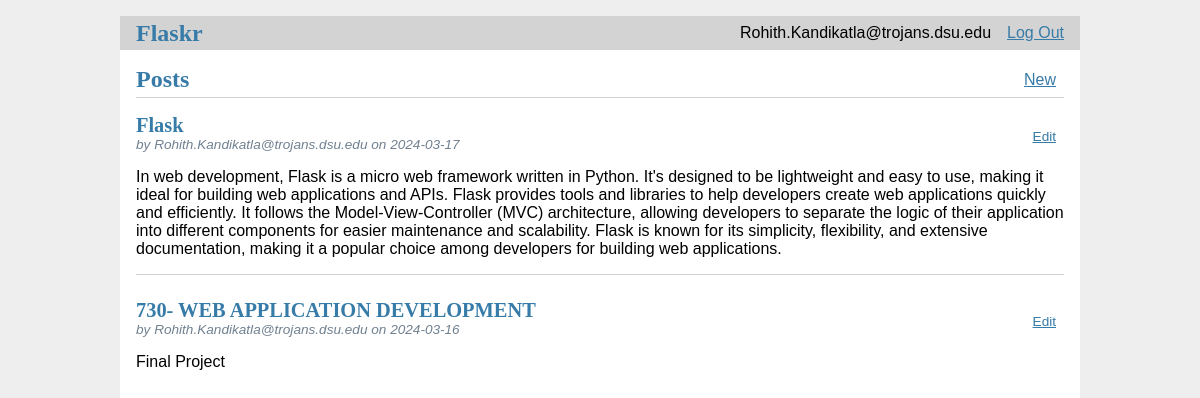
Screenshot of / (signed in) with the database file from the repository.
### tables this page shows
CREATE TABLE user (
  id INTEGER PRIMARY KEY AUTOINCREMENT,
  username TEXT UNIQUE NOT NULL,
  password TEXT NOT NULL
);

CREATE TABLE post (
  id INTEGER PRIMARY KEY AUTOINCREMENT,
  author_id INTEGER NOT NULL,
  created TIMESTAMP NOT NULL DEFAULT CURRENT_TIMESTAMP,
  title TEXT NOT NULL,
  body TEXT NOT NULL,
  FOREIGN KEY (author_id) REFERENCES user (id)
);

### flaskr/blog.py (the view)
@bp.route('/')
def index():
    db = get_db()
    posts = db.execute(
        'SELECT p.id, title, body, created, author_id, username'
        ' FROM post p JOIN user u ON p.author_id = u.id'
        ' ORDER BY created DESC'
    ).fetchall()
    return render_template('blog/index.html', posts=posts)

### flaskr/auth.py (called while the page is built)
@bp.before_app_request
def load_logged_in_user():
    user_id = session.get('user_id')
    if user_id is None:
        g.user = None
    else:
        g.user = get_db().execute(
            'SELECT * FROM user WHERE id = ?', (user_id,)
        ).fetchone()

### flaskr/db.py (called while the page is built)
def get_db():
    if 'db' not in g:
        g.db = sqlite3.connect(
            current_app.config['DATABASE'],
            detect_types=sqlite3.PARSE_DECLTYPES
        )
        g.db.row_factory = sqlite3.Row
    return g.db

### flaskr/templates/blog/index.html
{% extends 'base.html' %} {% block header %}
<h1>{% block title %}Posts{% endblock %}</h1>
{% if g.user %}
<a class="action" href="{{ url_for('blog.create') }}">New</a>
{% endif %} {% endblock %} {% block content %} {% for post in posts %}
<article class="post">
  <header>
    <div>
      <h1>{{ post['title'] }}</h1>
      <div class="about">
        by {{ post['username'] }} on {{ post['created'].strftime('%Y-%m-%d') }}
      </div>
    </div>
    {% if g.user['id'] == post['author_id'] %}
    <a class="action" href="{{ url_for('blog.update', id=post['id']) }}"
      >Edit</a
    >
    {% endif %}
  </header>
  <p class="body">{{ post['body'] }}</p>
</article>
{% if not loop.last %}
<hr />
{% endif %} {% endfor %} {% endblock %}

### flaskr/templates/base.html (shortened to what this page needs)
<!DOCTYPE html>
<link rel="stylesheet" href="{{ url_for('static', filename='style.css') }}" />
<nav>
  <h1><a href="{{url_for('index')}}">Flaskr</a></h1>
  <ul>
    {% if g.user %}
    <li><span>{{ g.user['username'] }}</span></li>
    <li><a href="{{ url_for('auth.logout') }}">Log Out</a> {% else %}</li>
    <li><a href="{{ url_for('auth.register') }}">Register</a></li>
    <li>
      <a href="{{ url_for('auth.login') }}">Log In</a>
      {% endif %}
    </li>
  </ul>
</nav>
<section class="content">
  <header>{% block header %}{% endblock %}</header>
   {% block content %}{% endblock %}
</section>

### flaskr/static/style.css (style rules this page uses)
h1 { font-family: serif; color: #377ba8; margin: 1rem 0; }
a { color: #377ba8; }
hr { border: none; border-top: 1px solid lightgray; }
nav { background: lightgray; display: flex; align-items: center; padding: 0 0.5rem; }
nav h1 { flex: auto; margin: 0; }
nav h1 a { text-decoration: none; padding: 0.25rem 0.5rem; }
nav ul { display: flex; list-style: none; margin: 0; padding: 0; }
nav ul li a, nav ul li span, header .action { display: block; padding: 0.5rem; }
.content { padding: 0 1rem 1rem; }
.content > header { border-bottom: 1px solid lightgray; display: flex; align-items: flex-end; }
.content > header h1 { flex: auto; margin: 1rem 0 0.25rem 0; }
.post > header { display: flex; align-items: flex-end; font-size: 0.85em; }
.post > header > div:first-of-type { flex: auto; }
.post > header h1 { font-size: 1.5em; margin-bottom: 0; }
.post .about { color: slategray; font-style: italic; }
.post .body { white-space: pre-line; }
.content:last-child { margin-bottom: 0; }

### rows the page displays
user: user.username "Rohith.Kandikatla@trojans.dsu.edu"
post: title "Flask", username "Rohith.Kandikatla@trojans.dsu.edu", created "2024-03-17", body "In web development, Flask is a micro web framework written in Python. It's designed to be lightweight and easy to use, making it ideal for building web applications and APIs. Flask provides tools and libraries to help developers create web applications quickly and efficiently. It follows the Model-View-Controller (MVC) architecture, allowing developers to separate the logic of their application into different components for easier maintenance and scalability. Flask is known for its simplicity, flexibility, and extensive documentation, making it a popular choice among developers for building web applications."
post: title "730- WEB APPLICATION DEVELOPMENT", username "Rohith.Kandikatla@trojans.dsu.edu", created "2024-03-16", body "Final Project"
